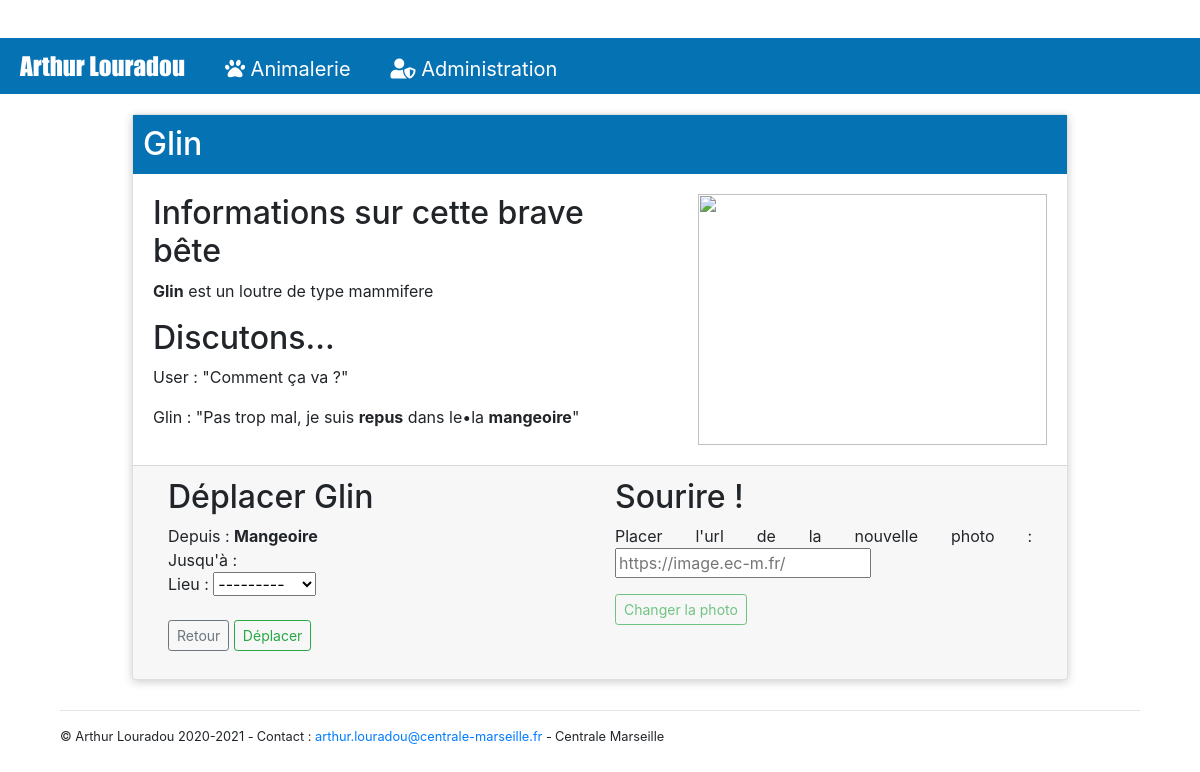
The page /animal/Glin/ on the database its author committed.
### animalerie/models.py (models this page shows, shortened)
class Animal(models.Model):
    id_animal = models.CharField(max_length=100, primary_key=True)
    etat = models.CharField(max_length=20)
    type = models.CharField(max_length=20)
    race = models.CharField(max_length=20)
    photo = models.CharField(max_length=200)
    lieu = models.ForeignKey(Equipement, on_delete=models.CASCADE)

class Equipement(models.Model):
    id_equip = models.CharField(max_length=100, primary_key=True)
    disponibilite = models.CharField(max_length=20)
    photo = models.CharField(max_length=200)
    def __str__(self):
        return self.id_equip

### animalerie/views.py (the view)
# urls.py: path('animal/<str:id_animal>/', views.animal_detail, name='animal_detail'),
def animal_detail(request, id_animal,error=None):
    animal = get_object_or_404(Animal, id_animal=id_animal)
    if request.method == "POST":
        form = MoveForm(request.POST)
        if form.is_valid():
            ancien_lieu = get_object_or_404(Equipement, id_equip=animal.lieu)
            post = form.save(commit=False)
            nouveau_lieu = get_object_or_404(Equipement, id_equip=post.lieu)
            modif = get_object_or_404(Animal, id_animal=id_animal).changeLieu(nouveau_lieu)
            if modif=='error_not_empty' :
                return redirect('animal_detail_mes', id_animal=id_animal, error='Lieu Occupé')
            elif modif.split(':')[0]=='error_impossible':
                return redirect('animal_detail_mes', id_animal=id_animal, error='Impossible, '+modif.split(':')[1])
            else:
                ancien_lieu.disponibilite = 'libre'
                ancien_lieu.save()
                modif.save()
                nouveau_lieu.disponibilite = 'occupe'
                nouveau_lieu.save()
            return redirect('animal_detail', id_animal=id_animal)
    else:
         form = MoveForm()
    lieu = animal.lieu
    if error==None:
        return render(request,
                    'animalerie/animal_detail.html',
                    {'animal': animal, 'lieu': lieu, 'form': form})
    else:
        return render(request,
                    'animalerie/animal_detail.html',
                    {'animal': animal, 'lieu': lieu, 'form': form, 'error':error})

### animalerie/forms.py
class MoveForm(forms.ModelForm):
    class Meta:
        model = Animal
        fields = ('lieu',)

### animalerie/templates/animalerie/animal_detail.html (shortened to what this page needs)
{% extends 'animalerie/template.html' %}
{% load static %}
{% block content %}
<div class="page-header">
    <div class="card">
        <div class="header">
            <h2>
                {{ animal.id_animal }}
            </h2>
        </div>
        <div class="container">
            <div class="row">
                <div class="card-body col-lg-7">
                    <h2 class="card-text"> Informations sur cette brave bête</h2>
                    <p><b>{{ animal.id_animal }}</b> est un {{ animal.race }} de type {{ animal.type }}</p>
                    <h2>Discutons...</h2>
                    <p>User : "Comment ça va ?"</p>
                    <p>{{ animal.id_animal }} : "Pas trop mal, je suis <b>{{ animal.etat }}</b> dans le•la <b>{{ animal.lieu }}</b>"</p>
                </div>
                <div class="card-body col-lg-5">
                    <img src="{% if animal.photo == '#' %}https://www.thoiry.net/sites/thoiry.net/files/2018-02/loutre1600x800.jpg
                    {% else%}
                      {{animal.photo}}
                    {% endif %}" style="height: auto; width: 100%; display: block;object-fit: cover;" />
                </div>
            </div>
        </div>
        <div class="card-footer">
            <div class="container">
                <div class="row">
                    <div class="col">
                        <form method="POST" class="post-form">{% csrf_token %}
                            <h2 class="card-text"> Déplacer {{ animal.id_animal }}</h2>
                            <span>Depuis : <b>{{ animal.lieu|capfirst }}</b></span><br/>
                            <span>Jusqu'à : </span>
                            {{ form.as_p }}
                            <a class="btn btn-sm btn-outline-secondary card-text" href="{% url 'animal_list' %}">Retour</a>
                            <button type="submit" class="btn btn-sm btn-outline-success card-text">Déplacer</button>
                        </form>
                    </div>
                    <div class="col-6">
                        <form method="POST" class="post-form">{% csrf_token %}
                            <h2 class="card-text"> Sourire !</h2>
                            <p>Placer l'url de la nouvelle photo : <input placeholder="https://image.ec-m.fr/"/></p>
                            <button type="submit" class="btn btn-sm btn-outline-success card-text" title="En cours de développement" style="cursor: not-allowed;" disabled>Changer la photo</button>
                        </form>
                    </div>
                </div>
            </div>
        </div>
    </div>
</div>
{% endblock %}

### animalerie/static/css/style.css (style rules this page uses)
:root { --main-bg-color: ghostwhite; --head-color:#0572B4; --secondary-grey:#5C737F; }
body { background-color: var(--main-bg-color); margin: 0; font-family: -apple-system, BlinkMacSystemFont, "Segoe UI", Roboto, "Helvetica Neue", Arial, "Noto Sans", sans-serif, "Apple Color Emoji", "Segoe UI Emoji", "Segoe UI Symbol", "Noto Color Emoji"; font-size: 1rem; font-weight: 400; line-height: 1.5; align-content: center; }
.card { display: flex; flex-direction: row; flex-wrap: wrap; max-width: 78%; margin: 20px auto; background: #fff; min-height: 50px; box-shadow: 0 2px 10px rgb(0 0 0 / 20%); margin-bottom: 30px; -webkit-border-radius: 2px; -moz-border-radius: 2px; -ms-border-radius: 2px; border-radius: 2px; }
.header { background: var(--head-color); flex: 0 0 100%; color: #fff; }
.header h2 { padding: 0 10px 0 10px; margin-block-start: 10px; margin-block-end: 10px; }
p { text-align: justify; text-justify: inter-word; }
a { color: var(--head-color); text-decoration: none; }

### rows shown on the page
Animal: id_animal "Glin", race "loutre", type "mammifere", etat "repus", lieu "mangeoire", lieu "Mangeoire"
